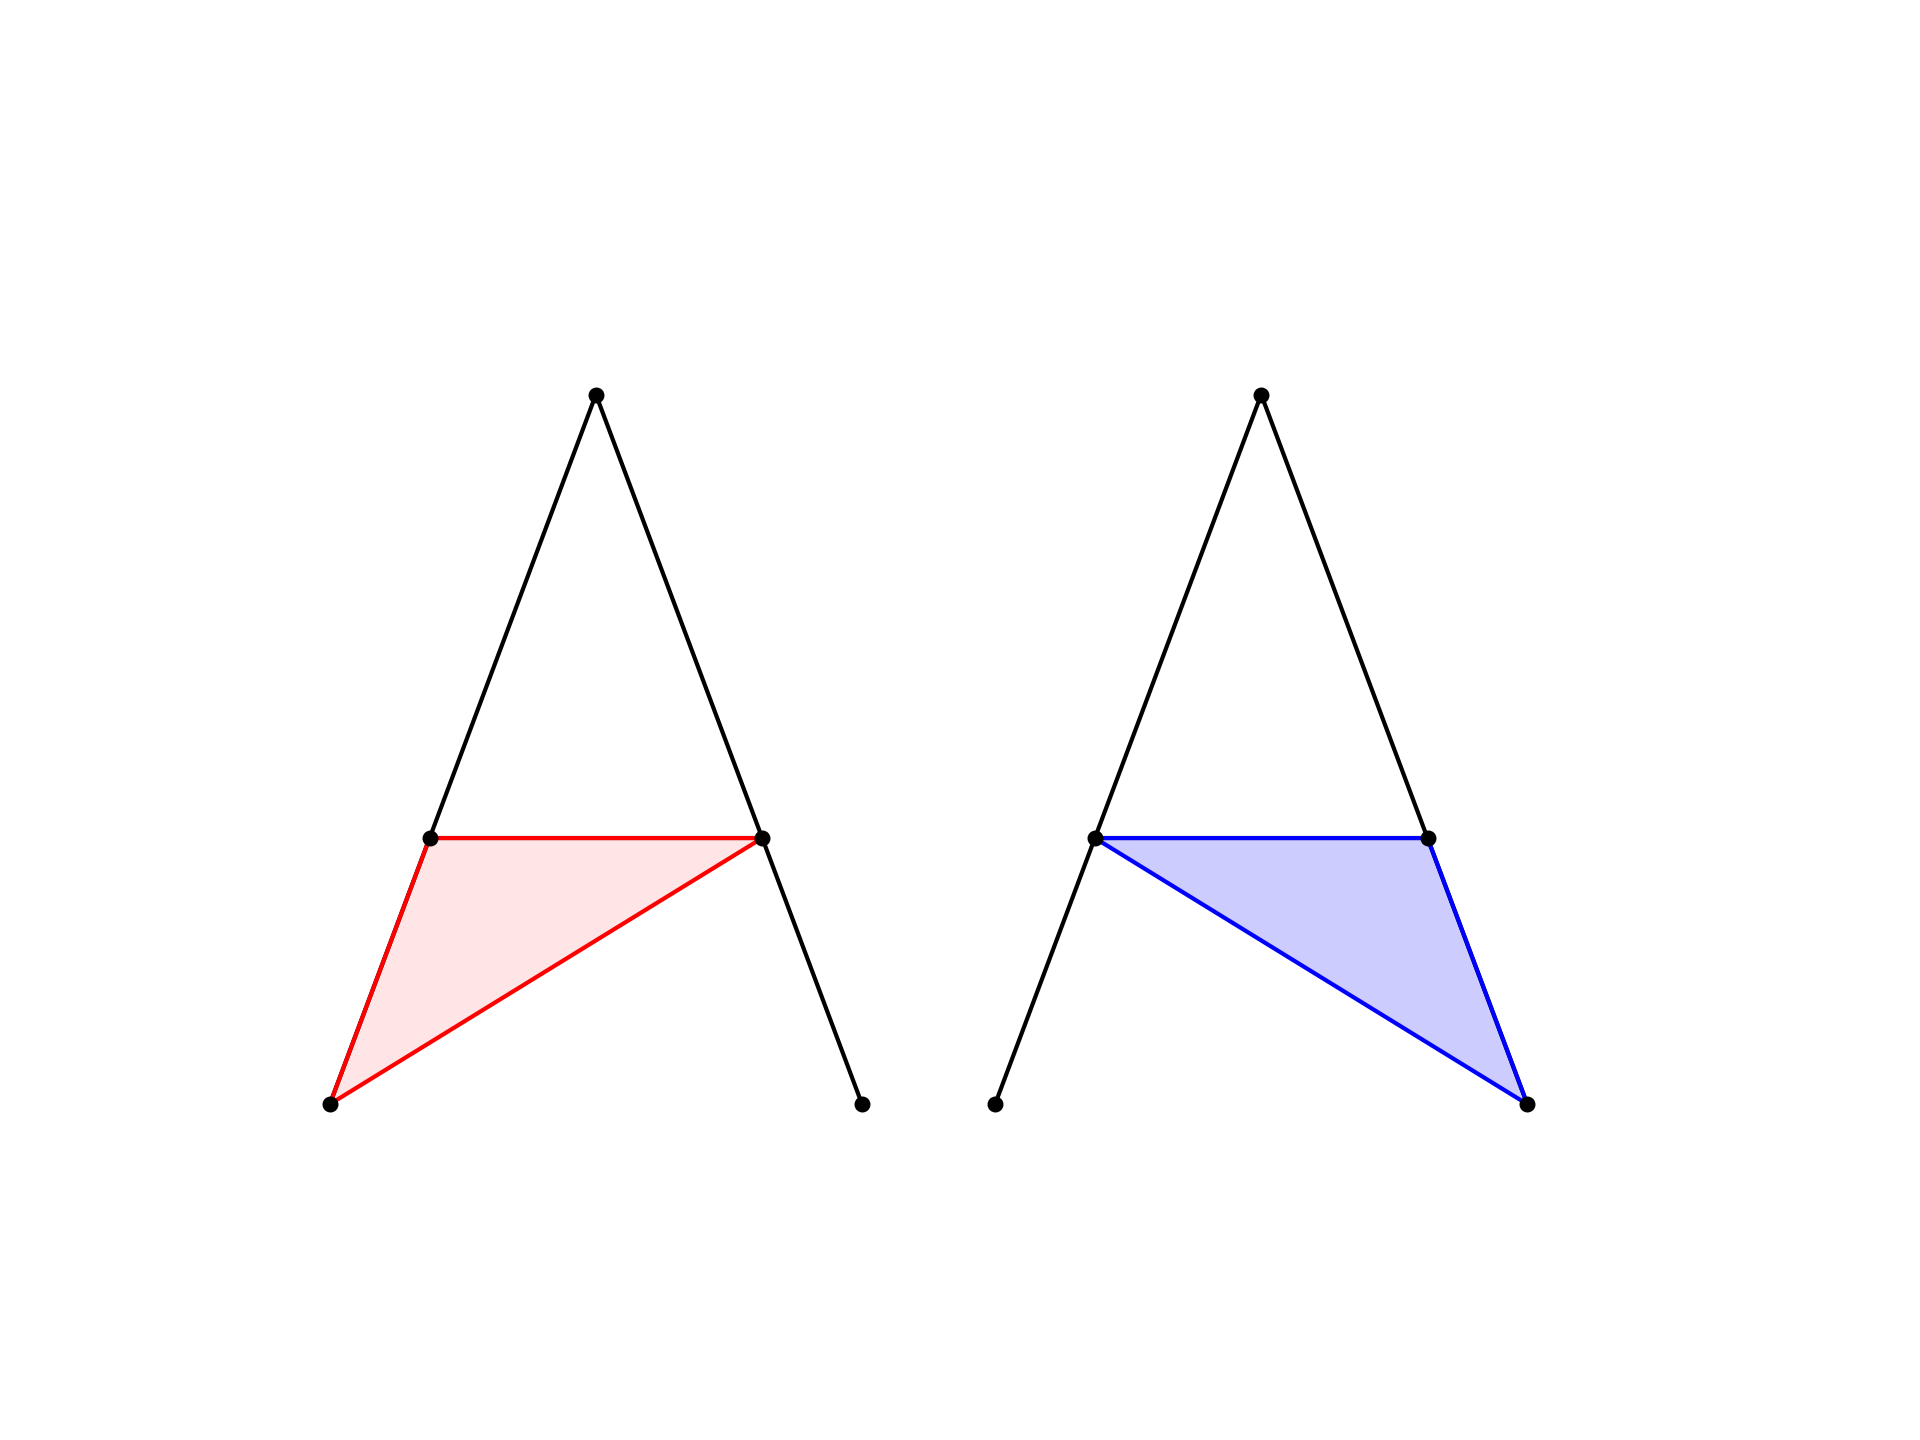

This chart was generated by the following Python code:
import geometry as geo
import matplotlib.pyplot as plt

fig, ax = geo.init()
ax.set(xlim=(-10,120), ylim=(0,100))

B = geo.Point(5,40)
C = geo.Point(35,40)
M = geo.get_point_by_fractional_length([B,C],0.5)
A = geo.Point(M.x,M.y+40)
D = geo.get_point_by_fractional_length([A,B],1.6)
E = geo.get_point_by_fractional_length([A,C],1.6)

P,Q,R,S,T = geo.translate_points([A,B,C,D,E],dx=60)

#----------------

#geo.opg(ax,[A,B,C])
#geo.opg(ax,[P,Q,R])

geo.dlss(ax,[[A,D],[A,E],[B,C],
             [P,S],[P,T],[Q,R]],ec='k')

#----------------

def panel1():
    geo.fpg(ax,[A,D,C])
    geo.opg(ax,[A,D,C])
    geo.fpg(ax,[P,Q,T],fc='b',alpha=0.2)
    geo.opg(ax,[P,Q,T],ec='b')
   
def panel2():
    geo.fpg(ax,[B,D,C])
    geo.opg(ax,[B,D,C])
    geo.fpg(ax,[Q,R,T],fc='b',alpha=0.2)
    geo.opg(ax,[Q,R,T],ec='b')

#panel1()
panel2()

geo.scp(ax,[A,B,C,D,E,P,Q,R,S,T])


geo.savefig(plt)
